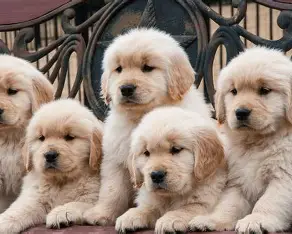
#> input picture resize.py/dogs.jpg, 292 x 234 px
$ python 'adaptive threshold.py'
#> lines starting #> are read from the running program, lines starting #| are printed output that depends on the picture; after the words box and inside, x2 and y2 are one past the last pixel; in counts of white or black regions, pixels touching at a corner belong together
import os

import cv2


img = cv2.imread(os.path.join('.', 'dogs.jpg'))
#> img is the input picture: shape (234, 292, 3); mean B, G, R 120.7, 133.1, 150.7

img_gray = cv2.cvtColor(img, cv2.COLOR_BGR2GRAY)
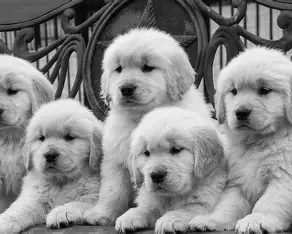
#> img_gray: shape (234, 292); min 0, max 253, mean 137

adaptive_thresh = cv2.adaptiveThreshold(img_gray, 255, cv2.ADAPTIVE_THRESH_GAUSSIAN_C, cv2.THRESH_BINARY, 21, 30)
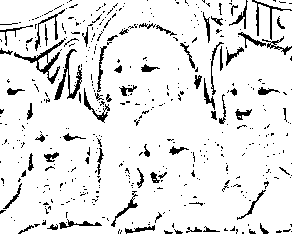
#> adaptive_thresh: shape (234, 292); 90.5% white; black in thin lines or dots
ret, simple_thresh = cv2.threshold(img_gray, 80, 255, cv2.THRESH_BINARY)
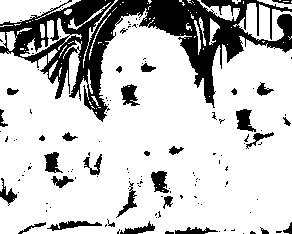
#> simple_thresh: shape (234, 292); 78.1% white; 131 black regions (100 under 20 px), largest, box (x1, y1, x2, y2) and area: (0, 0, 292, 122) 11380, (236, 109, 256, 132) 279, (151, 171, 169, 193) 260


cv2.imshow('img', img)
cv2.imshow('adaptive_thresh', adaptive_thresh)
cv2.imshow('simple_thresh', simple_thresh)
cv2.waitKey(0)
